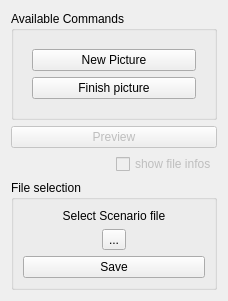
<?xml version="1.0" encoding="UTF-8"?>
<ui version="4.0">
 <class>scenarioCreator</class>
 <widget class="QWidget" name="scenarioCreator">
  <property name="geometry">
   <rect>
    <x>0</x>
    <y>0</y>
    <width>228</width>
    <height>274</height>
   </rect>
  </property>
  <property name="windowTitle">
   <string>Form</string>
  </property>
  <layout class="QVBoxLayout" name="verticalLayout">
   <item>
    <widget class="QGroupBox" name="groupBox">
     <property name="title">
      <string>Available Commands</string>
     </property>
     <layout class="QVBoxLayout" name="verticalLayout_2">
      <item>
       <widget class="QStackedWidget" name="stackedWidget">
        <property name="currentIndex">
         <number>0</number>
        </property>
        <widget class="QWidget" name="page_3">
         <layout class="QVBoxLayout" name="verticalLayout_3">
          <item>
           <widget class="QPushButton" name="bt_newPicture">
            <property name="text">
             <string>New Picture</string>
            </property>
           </widget>
          </item>
          <item>
           <widget class="QPushButton" name="bt_endPicture">
            <property name="text">
             <string>Finish picture</string>
            </property>
           </widget>
          </item>
         </layout>
        </widget>
        <widget class="QWidget" name="page_4">
         <layout class="QVBoxLayout" name="verticalLayout_4">
          <item>
           <widget class="QPushButton" name="btGenerate">
            <property name="text">
             <string>Generate</string>
            </property>
           </widget>
          </item>
          <item>
           <widget class="QLabel" name="lblScenarioStatus">
            <property name="text">
             <string>No scenario generated</string>
            </property>
            <property name="alignment">
             <set>Qt::AlignCenter</set>
            </property>
           </widget>
          </item>
         </layout>
        </widget>
       </widget>
      </item>
     </layout>
    </widget>
   </item>
   <item>
    <widget class="QPushButton" name="bt_preview">
     <property name="enabled">
      <bool>false</bool>
     </property>
     <property name="text">
      <string>Preview</string>
     </property>
    </widget>
   </item>
   <item>
    <layout class="QHBoxLayout" name="horizontalLayout_2">
     <item>
      <spacer name="horizontalSpacer_2">
       <property name="orientation">
        <enum>Qt::Horizontal</enum>
       </property>
       <property name="sizeHint" stdset="0">
        <size>
         <width>40</width>
         <height>20</height>
        </size>
       </property>
      </spacer>
     </item>
     <item>
      <widget class="QCheckBox" name="checkBox">
       <property name="enabled">
        <bool>false</bool>
       </property>
       <property name="text">
        <string>show file infos</string>
       </property>
       <property name="checked">
        <bool>false</bool>
       </property>
      </widget>
     </item>
    </layout>
   </item>
   <item>
    <widget class="QGroupBox" name="gBoxFile">
     <property name="title">
      <string>File selection</string>
     </property>
     <layout class="QVBoxLayout" name="verticalLayout_5">
      <item>
       <widget class="QLabel" name="lblScenarioFile">
        <property name="text">
         <string>Select Scenario file</string>
        </property>
        <property name="alignment">
         <set>Qt::AlignCenter</set>
        </property>
       </widget>
      </item>
      <item>
       <layout class="QHBoxLayout" name="horizontalLayout_3">
        <item>
         <spacer name="horizontalSpacer">
          <property name="orientation">
           <enum>Qt::Horizontal</enum>
          </property>
          <property name="sizeHint" stdset="0">
           <size>
            <width>40</width>
            <height>20</height>
           </size>
          </property>
         </spacer>
        </item>
        <item>
         <widget class="QToolButton" name="btScenarioFile">
          <property name="text">
           <string>...</string>
          </property>
         </widget>
        </item>
        <item>
         <spacer name="horizontalSpacer_3">
          <property name="orientation">
           <enum>Qt::Horizontal</enum>
          </property>
          <property name="sizeHint" stdset="0">
           <size>
            <width>40</width>
            <height>20</height>
           </size>
          </property>
         </spacer>
        </item>
       </layout>
      </item>
      <item>
       <widget class="QPushButton" name="btSave">
        <property name="text">
         <string>Save</string>
        </property>
       </widget>
      </item>
     </layout>
    </widget>
   </item>
   <item>
    <spacer name="verticalSpacer">
     <property name="orientation">
      <enum>Qt::Vertical</enum>
     </property>
     <property name="sizeHint" stdset="0">
      <size>
       <width>20</width>
       <height>40</height>
      </size>
     </property>
    </spacer>
   </item>
  </layout>
  <action name="actionNew_picture">
   <property name="text">
    <string>new picture</string>
   </property>
   <property name="shortcut">
    <string>Return</string>
   </property>
  </action>
  <action name="actionNew_picture_same_last">
   <property name="text">
    <string>new picture_same last</string>
   </property>
   <property name="shortcut">
    <string>Ctrl+Return</string>
   </property>
  </action>
  <action name="actionRight_on_x">
   <property name="text">
    <string>right on x</string>
   </property>
   <property name="shortcut">
    <string>Right</string>
   </property>
  </action>
  <action name="actionLeft_on_x">
   <property name="text">
    <string>left on x</string>
   </property>
   <property name="shortcut">
    <string>Left</string>
   </property>
  </action>
  <action name="actionUp_y">
   <property name="text">
    <string>up y</string>
   </property>
   <property name="shortcut">
    <string>Up</string>
   </property>
  </action>
  <action name="actionDown_y">
   <property name="text">
    <string>down y</string>
   </property>
   <property name="shortcut">
    <string>Down</string>
   </property>
  </action>
  <action name="actionBack_z">
   <property name="text">
    <string>back z</string>
   </property>
   <property name="shortcut">
    <string>Ctrl+Down</string>
   </property>
  </action>
  <action name="actionFront_z">
   <property name="text">
    <string>front z</string>
   </property>
   <property name="shortcut">
    <string>Ctrl+Up</string>
   </property>
  </action>
  <action name="actionSwitch_led">
   <property name="text">
    <string>switch led</string>
   </property>
   <property name="shortcut">
    <string>Space</string>
   </property>
  </action>
  <action name="actionSet_color">
   <property name="text">
    <string>set color</string>
   </property>
   <property name="shortcut">
    <string>Alt+C</string>
   </property>
  </action>
 </widget>
 <resources/>
 <connections>
  <connection>
   <sender>checkBox</sender>
   <signal>clicked(bool)</signal>
   <receiver>gBoxFile</receiver>
   <slot>setVisible(bool)</slot>
   <hints>
    <hint type="sourcelabel">
     <x>167</x>
     <y>132</y>
    </hint>
    <hint type="destinationlabel">
     <x>109</x>
     <y>184</y>
    </hint>
   </hints>
  </connection>
 </connections>
</ui>
